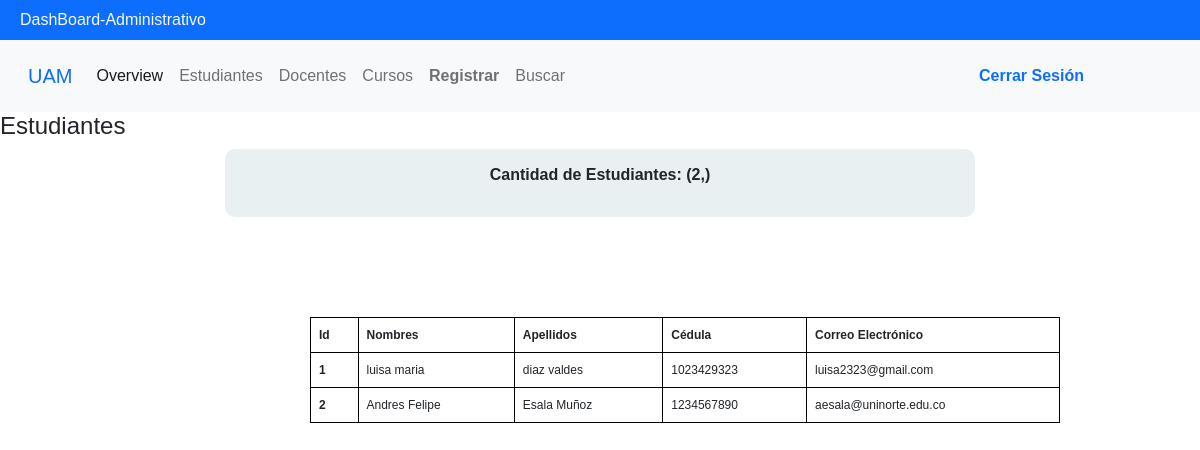
/DashBoard-Administrativo/estudiantes, run on an earlier commit of the app's database.
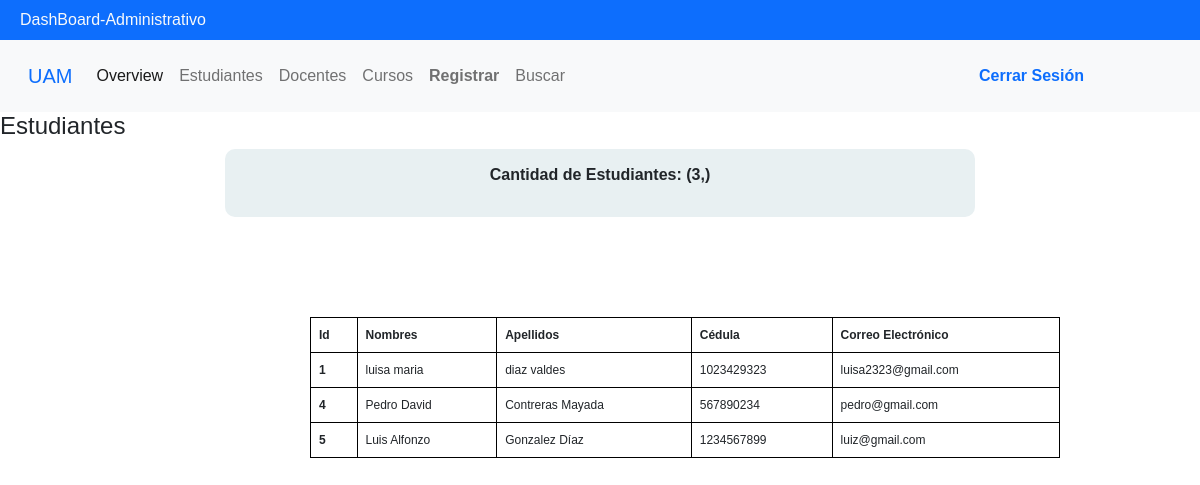
And on a later commit of the database.
### tables this page shows
CREATE TABLE Usuarios (idUsuario INTEGER PRIMARY KEY AUTOINCREMENT UNIQUE, codUsuario VARCHAR (10) UNIQUE NOT NULL, primerNombre TEXT (11) NOT NULL, segundoNombre TEXT (11) NOT NULL, primerApellido TEXT (12) NOT NULL, segundoApellido TEXT (12) NOT NULL, email TEXT NOT NULL, clave VARCHAR (15) NOT NULL, idTipoUsuario INT REFERENCES Tipo_Usuarios (idTipoUsuario) NOT NULL);

### app.py (the view)
@app.route('/DashBoard-Administrativo/estudiantes',methods=['GET','POST'])
def estudiantes():
    cantEst = cantUsers()
    users = getUsers()
    data = {
        "cant": cantEst,
        "users": users
    }
    return render_template('estudiantes.html', students = data)

### db.py (called while the page is built)
def get_db():
    try:
        g.db = sqlite3.connect("database.db")
        return g.db
    except Error:
        print(Error)

### usersControllers.py (called while the page is built)
def getUsers():
    connect = get_db()
    cursor = connect.cursor()
    sql = " SELECT idUsuario, primerNombre, segundoNombre, primerApellido, segundoApellido, codUsuario, email FROM Usuarios "
    cursor.execute(sql)
    users = cursor.fetchall()
    return users

def cantUsers():
    connect = get_db()
    cursor = connect.cursor()
    sql = " SELECT COUNT(*) FROM Usuarios WHERE idTipoUsuario = 1; "
    cursor.execute(sql)
    users = cursor.fetchone()
    return users

### templates/estudiantes.html (shortened to what this page needs)
{% extends "base.html" %}
{% block contenido %}
<head>
    <link rel="stylesheet" href="{{  url_for('static',  filename='css/styleTabs.css')  }}">
</head>
<header>
    <h4>Estudiantes</h4>
</header>
    <div id='contador'>
    <p>
        <b>Cantidad de Estudiantes: {{ students["cant"] }}</b><br>
    </p>
    </div>
    <table class="table table-bordered">
        <thead>
          <tr>
            <th scope="col">Id</th>
            <th scope="col">Nombres</th>
            <th scope="col">Apellidos</th>
            <th scope="col">Cédula</th>
            <th scope="col">Correo Electrónico</th>
          </tr>
        </thead>
        <tbody>
          {% for usuario in students.users %}
            <tr>
              <th scope="row">{{ usuario[0] }}</th>
              <td>{{ usuario[1] }} {{ usuario[2] }}</td>
              <td>{{ usuario[3] }} {{ usuario[4] }}</td>
              <td>{{ usuario[5] }}</td>
              <td>{{ usuario[6] }}</td>
            </tr>
          {% endfor %}
        </tbody>
      </table>
    {% endblock %}

### templates/base.html (shortened to what this page needs)
<!doctype html>
<html lang="en">
<head>
  <link href="https://cdn.jsdelivr.net/npm/bootstrap@5.0.2/dist/css/bootstrap.min.css" rel="stylesheet"
>
  <link rel="stylesheet" href="{{  url_for('static',  filename='css/styleBase.css')  }}">
</head>
<body>
  <header class="container-fluid bg-primary d-flex justify-content-center-center">
    <p class="text-light mb-0 p-2 fs-6">DashBoard-Administrativo</p>
  </header>
  <nav class="navbar navbar-expand-lg navbar-light bg-light p-3">
    <div class="container-fluid">
      <a class="navbar-brand" href="/DashBoard-Administrativo">
        <span class="text-primary">
          UAM
        </span>
      </a>
      <div class="collapse navbar-collapse" id="navbarSupportedContent">
        <ul class="navbar-nav me-auto mb-2 mb-lg-0">
          <li class="nav-item">
            <a id="overview" class="nav-link active" aria-current="page" href="/DashBoard-Administrativo/overview"
              onsubmit="selector()">
              Overview
            </a>
          </li>
          <li class="nav-item">
            <a class="nav-link"  href="/DashBoard-Administrativo/estudiantes">
              Estudiantes
            </a>
          </li>
          <li class="nav-item">
            <a class="nav-link" href="/DashBoard-Administrativo/docentes">
              Docentes
            </a>
          </li>
          <li class="nav-item ">
            <a class="nav-link " href="/DashBoard-Administrativo/cursos">
              Cursos
            </a>
          </li>
          <li class="nav-item">
            <a class="nav-link " href="/DashBoard-Administrativo/registrar">
              <b>Registrar</b>
            </a>
          </li>
          <li class="nav-item">
            <a class="nav-link " href="/DashBoard-Administrativo/buscador">
              Buscar
            </a>
          </li>
        </ul>
      </div>
      <div id="cerrarSesion">
        <a class="nav-link "   href="/LoginAdministrativo">
          <b>Cerrar Sesión</b>
        </a>
      </div>
    </div>
  </nav>
  {% block contenido %}{% endblock %}
  </body>
</html>

### static/css/styleBase.css (style rules this page uses)
* { margin: 0; padding: 0; text-decoration: none; font-family: Verdana, Geneva, Tahoma, sans-serif; }
body { overflow: auto; }
.container-fluid { justify-content: space-between; position: auto; z-index: 10; box-sizing: border-box; }
#cerrarSesion { position: absolute; right: 20px; height: 100px; display: flex; justify-content:center; align-items: center; margin-right: 80px; }

### static/css/styleTabs.css (style rules this page uses)
* { margin: 0; padding: 0; -webkit-box-sizing: border-box; -moz-box-sizing: border-box; box-sizing: border-box; font-family: verdana, arial, helvetica; }
#contador { width: 750px; text-align: center; background-color:#E8F0F2; padding: 14px ; border-radius:10px; margin:auto; display: block ; }
.table { margin-top:100px; margin-left: 310px; width: 750px; border: 1px solid black; display:table; font-size: 12px; padding: 46px; }

What changed in the data, as far as the page shows it:
removed Usuarios: idUsuario "2", primerNombre "Andres", segundoNombre "Felipe", primerApellido "Esala", segundoApellido "Muñoz", codUsuario "1234567890", email "aesala@uninorte.edu.co"
added Usuarios: idUsuario "4", primerNombre "Pedro", segundoNombre "David", primerApellido "Contreras", segundoApellido "Mayada", codUsuario "567890234", email "pedro@gmail.com"
added Usuarios: idUsuario "5", primerNombre "Luis", segundoNombre "Alfonzo", primerApellido "Gonzalez", segundoApellido "Díaz", codUsuario "1234567899", email "luiz@gmail.com"
Also different on the page:
{{ students["cant"] }}: "(2,)" → "(3,)"
